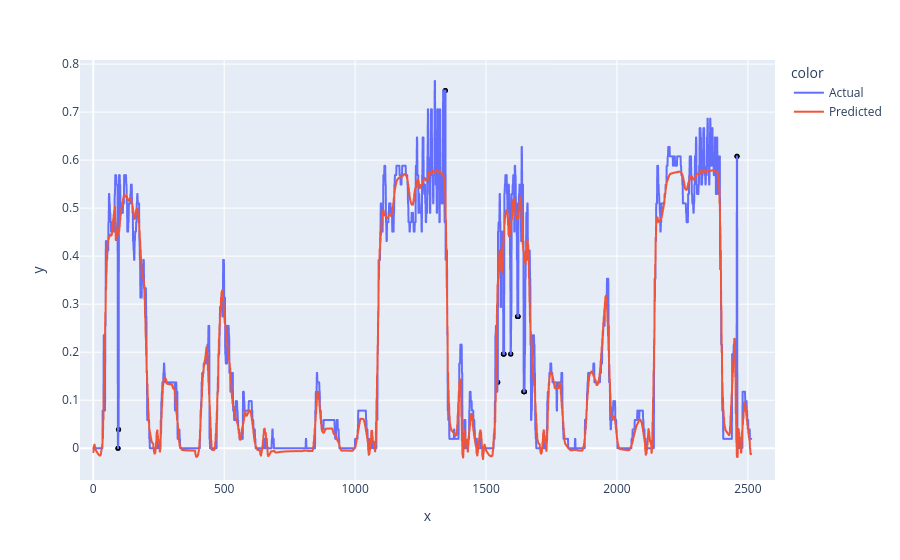

The code cell stored with this chart in its notebook:
### Code cell
graph_for_dilation(X_test, 0, 0, mean, std, 2)

### Figure 1 — Plotly figure (JSON) as saved in the notebook; plotly's stock layout.template omitted (floating-point values rounded to 4 significant figures; data arrays with more than 128 entries replaced by an {"elided": "..."} marker saying what was removed)
{"data": [{"hovertemplate": "color=Actual<br>x=%{x}<br>y=%{y}<extra></extra>", "legendgroup": "Actual", "line": {"color": "#636efa", "dash": "solid"}, "marker": {"symbol": "circle"}, "mode": "lines", "name": "Actual", "showlegend": true, "type": "scattergl", "x": {"elided": "2514 int values"}, "xaxis": "x", "y": {"elided": "2514 float values"}, "yaxis": "y"}, {"hovertemplate": "color=Predicted<br>x=%{x}<br>y=%{y}<extra></extra>", "legendgroup": "Predicted", "line": {"color": "#EF553B", "dash": "solid"}, "marker": {"symbol": "circle"}, "mode": "lines", "name": "Predicted", "showlegend": true, "type": "scattergl", "x": {"elided": "2514 int values"}, "xaxis": "x", "y": {"elided": "2514 float values"}, "yaxis": "y"}, {"hovertemplate": "x=%{x}<br>y=%{y}<extra></extra>", "legendgroup": "", "marker": {"color": "black", "size": 5, "symbol": "circle"}, "mode": "markers", "name": "", "orientation": "v", "showlegend": false, "type": "scatter", "x": [94, 95, 96, 97, 1344, 1345, 1544, 1545, 1566, 1567, 1568, 1569, 1594, 1595, 1620, 1621, 1622, 1623, 1644, 1645, 1646, 1647, 2458, 2459], "xaxis": "x", "y": [0, 0, 0.03922, 0.03922, 0.7451, 0.7451, 0.1373, 0.1373, 0.1961, 0.1961, 0.1961, 0.1961, 0.1961, 0.1961, 0.2745, 0.2745, 0.2745, 0.2745, 0.1176, 0.1176, 0.1176, 0.1176, 0.6078, 0.6078], "yaxis": "y"}], "layout": {"legend": {"title": {"text": "color"}, "tracegroupgap": 0}, "margin": {"t": 60}, "xaxis": {"anchor": "y", "domain": [0, 1], "title": {"text": "x"}}, "yaxis": {"anchor": "x", "domain": [0, 1], "title": {"text": "y"}}}}
